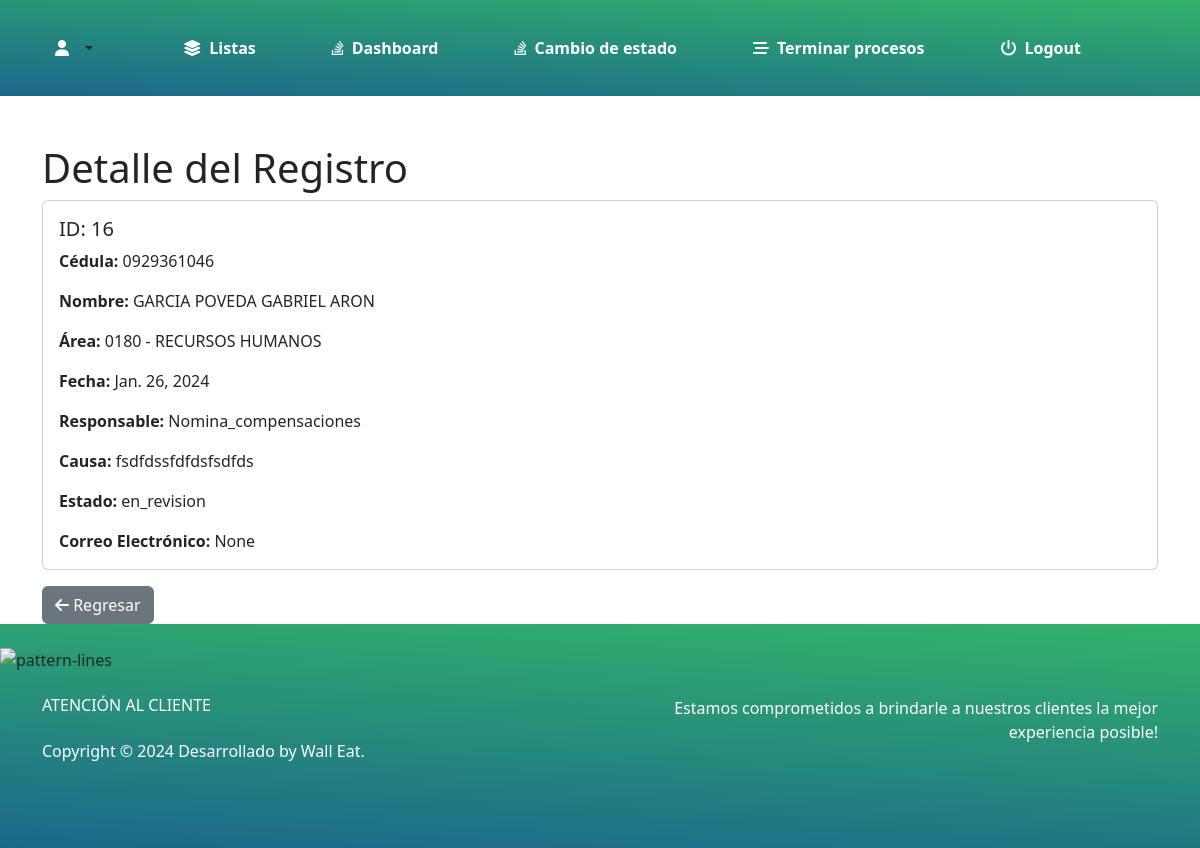
Screenshot of /detalle_registro/Sugerencia/16/ with the database file from the repository.
### myapp/models.py (models this page shows)
class Registro(models.Model):
    usuario = models.ForeignKey('Usuario', on_delete=models.CASCADE, related_name='%(class)ss', null=True)
    fecha = models.DateField(default=date.today)
    RESPONSABLE_CHOICES = [
        ('Comunicacion_cultura', 'Comunicación clima y cultura'),
        ('Desarrollo_laboral', 'Desarrollo y relaciones laborales'),
        ('Nomina_compensaciones', 'Nomina y compensaciones'),
        ('Seguridad_salud_ambiente', 'Seguridad, salud y ambiente'),
        ('Servicios_generales', 'Servicios generales'),
        ('Campo', 'Campo'),
        ('Fabrica', 'Fabrica'),
    ]
    responsable = models.CharField(max_length=50, choices=RESPONSABLE_CHOICES)
    causa = models.TextField()
    ESTADO_CHOICES = [
        ('pendiente', 'Pendiente'),
        ('en_revision', 'En revisión'),
        ('resuelta', 'Resuelta'),
    ]
    estado = models.CharField(max_length=20, choices=ESTADO_CHOICES)
    CORREO_CHOICES = [
        ('arongarcia558@gmail.com', 'arongarcia558@gmail.com'),
        ('ggarciap3@unemi.edu.ec', 'ggarciap3@unemi.edu.ec'),
    ]
    correo = models.CharField(max_length=254, choices=CORREO_CHOICES, verbose_name='Correo Electrónico', blank=True, null=True)
    class Meta:
        abstract = True

class Sugerencia(Registro):
    tipo_proceso = models.CharField(max_length=20, default='Sugerencia')

class Usuario(models.Model):
    cedula = models.CharField(max_length=10, primary_key=True)
    nombre = models.CharField(max_length=255)
    area = models.CharField(max_length=50)
    departamento = models.CharField(max_length=50)
    cargo = models.CharField(max_length=50)
    tipo_empleado = models.CharField(max_length=20)
    tipo_contrato = models.CharField(max_length=20)
    class Meta:
        db_table = 'usuario'

### myapp/views.py (the view)
# urls.py: path('detalle_registro/<str:modelo>/<int:pk>/', views.detalle_registro, name='detalle_registro'),
def detalle_registro(request, modelo, pk):
    model_map = {
        'Sugerencia': Sugerencia,
        'Queja': Queja,
        'Peticion': Peticion,
        'Reclamo': Reclamo,
    }
    model = model_map.get(modelo)
    registro = get_object_or_404(model, pk=pk)
    return render(request, 'detalle_registro.html', {'registro': registro})

### myapp/templates/detalle_registro.html (shortened to what this page needs)
{% extends "base_admin.html" %}
{% load static %}
{% block content %}
<div class="container">
    <h1 class="mt-5">Detalle del Registro</h1>
    <div class="card">
        <div class="card-body">
            <h5 class="card-title">ID: {{ registro.id }}</h5>
            <div class="row">
                <div class="col-md-6">
                    <p class="card-text"><strong>Cédula:</strong> {{ registro.usuario.cedula }}</p>
                    <p class="card-text"><strong>Nombre:</strong> {{ registro.usuario.nombre }}</p>
                    <p class="card-text"><strong>Área:</strong> {{ registro.usuario.area }}</p>
                    <p class="card-text"><strong>Fecha:</strong> {{ registro.fecha }}</p>
                    <p class="card-text"><strong>Responsable:</strong> {{ registro.responsable }}</p>
                    <p class="card-text"><strong>Causa:</strong> {{ registro.causa }}</p>
                    <p class="card-text"><strong>Estado:</strong> {{ registro.estado }}</p>
                    <p class="card-text"><strong>Correo Electrónico:</strong> {{ registro.correo }}</p>
                </div>
                <div class="col-md-6">
                </div>
            </div>
        </div>
    </div>
    <div class="text-left mt-3">
        <a href="{% url 'update_admin' %}" class="btn btn-secondary"><i class="fas fa-arrow-left"></i> Regresar</a>
    </div>
</div>
{% endblock %}

### myapp/static/css/style.css (style rules this page uses)
body, html { min-height: 100vh; margin: 0; display: flex; flex-direction: column; }

### rows the page displays
Sugerencia: id "16", usuario.cedula "0929361046", usuario.nombre "GARCIA POVEDA GABRIEL ARON", usuario.area "0180 - RECURSOS HUMANOS", fecha "Jan. 26, 2024", responsable "Nomina_compensaciones", causa "fsdfdssfdfdsfsdfds", estado "en_revision", correo "None"
